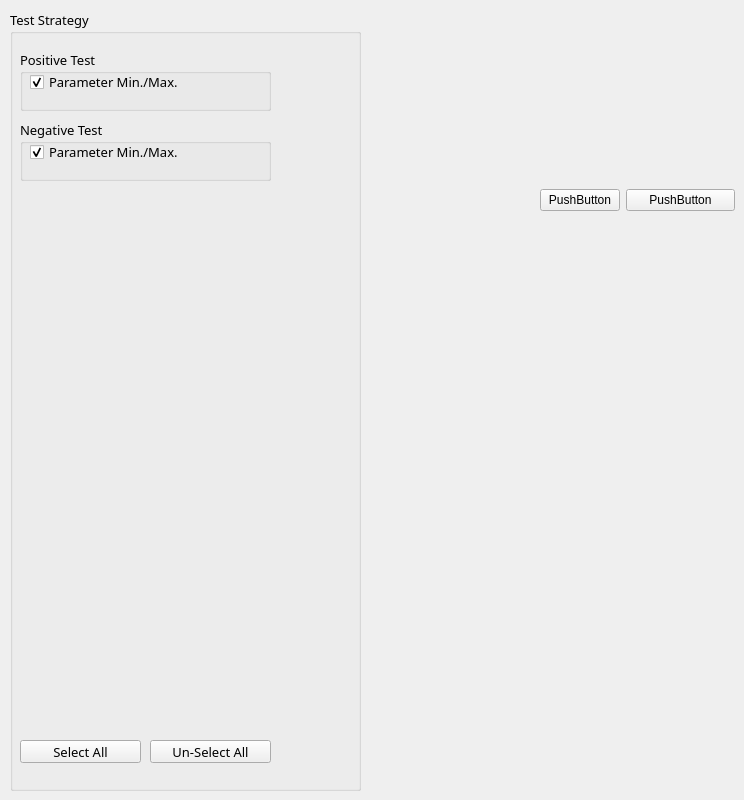
   <widget class="QWidget" name="tab_12">
    <attribute name="title">
     <string>Global Config</string>
    </attribute>
    <widget class="QGroupBox" name="group_test_strategy">
     <property name="geometry">
      <rect>
       <x>10</x>
       <y>10</y>
       <width>351</width>
       <height>781</height>
      </rect>
     </property>
     <property name="font">
      <font>
       <family>JetBrains Mono</family>
       <pointsize>10</pointsize>
       <weight>50</weight>
       <bold>false</bold>
      </font>
     </property>
     <property name="title">
      <string>Test Strategy</string>
     </property>
     <widget class="QPushButton" name="pushButton_2">
      <property name="geometry">
       <rect>
        <x>10</x>
        <y>730</y>
        <width>121</width>
        <height>23</height>
       </rect>
      </property>
      <property name="font">
       <font>
        <family>JetBrains Mono</family>
        <pointsize>10</pointsize>
        <weight>50</weight>
        <bold>false</bold>
       </font>
      </property>
      <property name="text">
       <string>Select All</string>
      </property>
     </widget>
     <widget class="QPushButton" name="pushButton_7">
      <property name="geometry">
       <rect>
        <x>140</x>
        <y>730</y>
        <width>121</width>
        <height>23</height>
       </rect>
      </property>
      <property name="font">
       <font>
        <family>JetBrains Mono</family>
        <pointsize>10</pointsize>
        <weight>50</weight>
        <bold>false</bold>
       </font>
      </property>
      <property name="text">
       <string>Un-Select All</string>
      </property>
     </widget>
     <widget class="QGroupBox" name="group_negasitive_test">
      <property name="geometry">
       <rect>
        <x>10</x>
        <y>110</y>
        <width>251</width>
        <height>61</height>
       </rect>
      </property>
      <property name="font">
       <font>
        <family>JetBrains Mono</family>
       </font>
      </property>
      <property name="title">
       <string>Negative Test</string>
      </property>
      <widget class="QCheckBox" name="ckb_parameter_min_max_2">
       <property name="geometry">
        <rect>
         <x>10</x>
         <y>20</y>
         <width>182</width>
         <height>24</height>
        </rect>
       </property>
       <property name="font">
        <font>
         <family>JetBrains Mono</family>
         <pointsize>10</pointsize>
         <weight>50</weight>
         <bold>false</bold>
        </font>
       </property>
       <property name="text">
        <string>Parameter Min./Max.</string>
       </property>
       <property name="checked">
        <bool>true</bool>
       </property>
      </widget>
     </widget>
     <widget class="QGroupBox" name="group_positive_test">
      <property name="geometry">
       <rect>
        <x>10</x>
        <y>40</y>
        <width>251</width>
        <height>61</height>
       </rect>
      </property>
      <property name="font">
       <font>
        <family>JetBrains Mono</family>
        <pointsize>10</pointsize>
        <weight>50</weight>
        <bold>false</bold>
       </font>
      </property>
      <property name="title">
       <string>Positive Test</string>
      </property>
      <widget class="QCheckBox" name="ckb_parameter_min_max_1">
       <property name="geometry">
        <rect>
         <x>10</x>
         <y>20</y>
         <width>182</width>
         <height>24</height>
        </rect>
       </property>
       <property name="font">
        <font>
         <family>JetBrains Mono</family>
         <pointsize>10</pointsize>
        </font>
       </property>
       <property name="text">
        <string>Parameter Min./Max.</string>
       </property>
       <property name="checked">
        <bool>true</bool>
       </property>
      </widget>
     </widget>
    </widget>
    <widget class="QWidget" name="horizontalLayoutWidget">
     <property name="geometry">
      <rect>
       <x>540</x>
       <y>160</y>
       <width>195</width>
       <height>80</height>
      </rect>
     </property>
     <layout class="QHBoxLayout" name="horizontalLayout_19">
      <item>
       <widget class="QPushButton" name="pushButton_6">
        <property name="sizePolicy">
         <sizepolicy hsizetype="Minimum" vsizetype="Fixed">
          <horstretch>1</horstretch>
          <verstretch>0</verstretch>
         </sizepolicy>
        </property>
        <property name="text">
         <string>PushButton</string>
        </property>
       </widget>
      </item>
      <item>
       <widget class="QPushButton" name="pushButton_5">
        <property name="sizePolicy">
         <sizepolicy hsizetype="Minimum" vsizetype="Fixed">
          <horstretch>2</horstretch>
          <verstretch>0</verstretch>
         </sizepolicy>
        </property>
        <property name="text">
         <string>PushButton</string>
        </property>
       </widget>
      </item>
     </layout>
    </widget>
   </widget>
